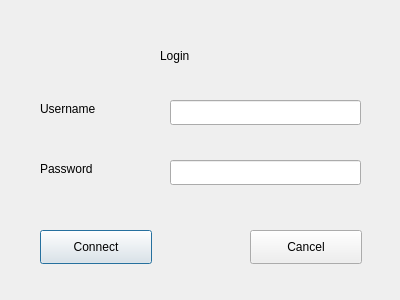
<?xml version="1.0" encoding="UTF-8"?>
<ui version="4.0">
 <class>LoginWindow</class>
 <widget class="QDialog" name="LoginWindow">
  <property name="geometry">
   <rect>
    <x>0</x>
    <y>0</y>
    <width>400</width>
    <height>300</height>
   </rect>
  </property>
  <property name="windowTitle">
   <string>Login</string>
  </property>
  <widget class="QPushButton" name="connectButton">
   <property name="geometry">
    <rect>
     <x>40</x>
     <y>230</y>
     <width>112</width>
     <height>34</height>
    </rect>
   </property>
   <property name="text">
    <string>Connect</string>
   </property>
  </widget>
  <widget class="QLabel" name="passwordLabel">
   <property name="geometry">
    <rect>
     <x>40</x>
     <y>160</y>
     <width>81</width>
     <height>18</height>
    </rect>
   </property>
   <property name="text">
    <string>Password</string>
   </property>
  </widget>
  <widget class="QLabel" name="loginLabel">
   <property name="geometry">
    <rect>
     <x>160</x>
     <y>30</y>
     <width>111</width>
     <height>51</height>
    </rect>
   </property>
   <property name="maximumSize">
    <size>
     <width>200</width>
     <height>300</height>
    </size>
   </property>
   <property name="text">
    <string>Login</string>
   </property>
  </widget>
  <widget class="QLabel" name="usernameLabel">
   <property name="geometry">
    <rect>
     <x>40</x>
     <y>100</y>
     <width>81</width>
     <height>18</height>
    </rect>
   </property>
   <property name="text">
    <string>Username</string>
   </property>
  </widget>
  <widget class="QPushButton" name="cancelButton">
   <property name="geometry">
    <rect>
     <x>250</x>
     <y>230</y>
     <width>112</width>
     <height>34</height>
    </rect>
   </property>
   <property name="text">
    <string>Cancel</string>
   </property>
  </widget>
  <widget class="QLineEdit" name="passwordLineEdit">
   <property name="geometry">
    <rect>
     <x>170</x>
     <y>160</y>
     <width>191</width>
     <height>25</height>
    </rect>
   </property>
  </widget>
  <widget class="QLineEdit" name="usernameLineEdit">
   <property name="geometry">
    <rect>
     <x>170</x>
     <y>100</y>
     <width>191</width>
     <height>25</height>
    </rect>
   </property>
  </widget>
 </widget>
 <resources/>
 <connections/>
</ui>
